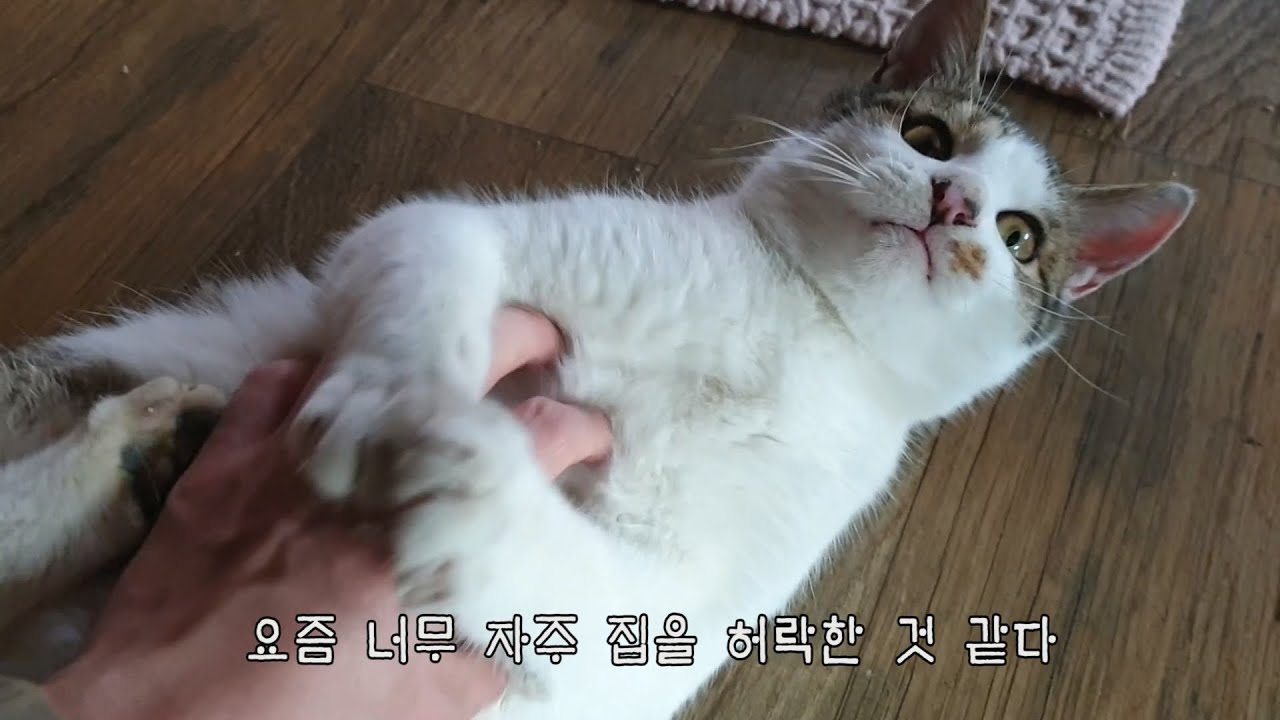
#> input picture 06_image-processing/opencv_practice/image.jpg, 1280 x 720 px
$ jupyter execute '08. 이미지 대칭.ipynb'
#> lines starting #> are read from the running program, lines starting #| are printed output that depends on the picture
# 8. 이미지 대칭

## 좌우 대칭

[cell 1]
import cv2

img = cv2.imread('image.jpg')
#> img is the input picture: shape (720, 1280, 3); mean B, G, R 103.2, 108.2, 113.9
flip_horizontal = cv2.flip(img, 1) # flipCode > 0 : 좌우대칭
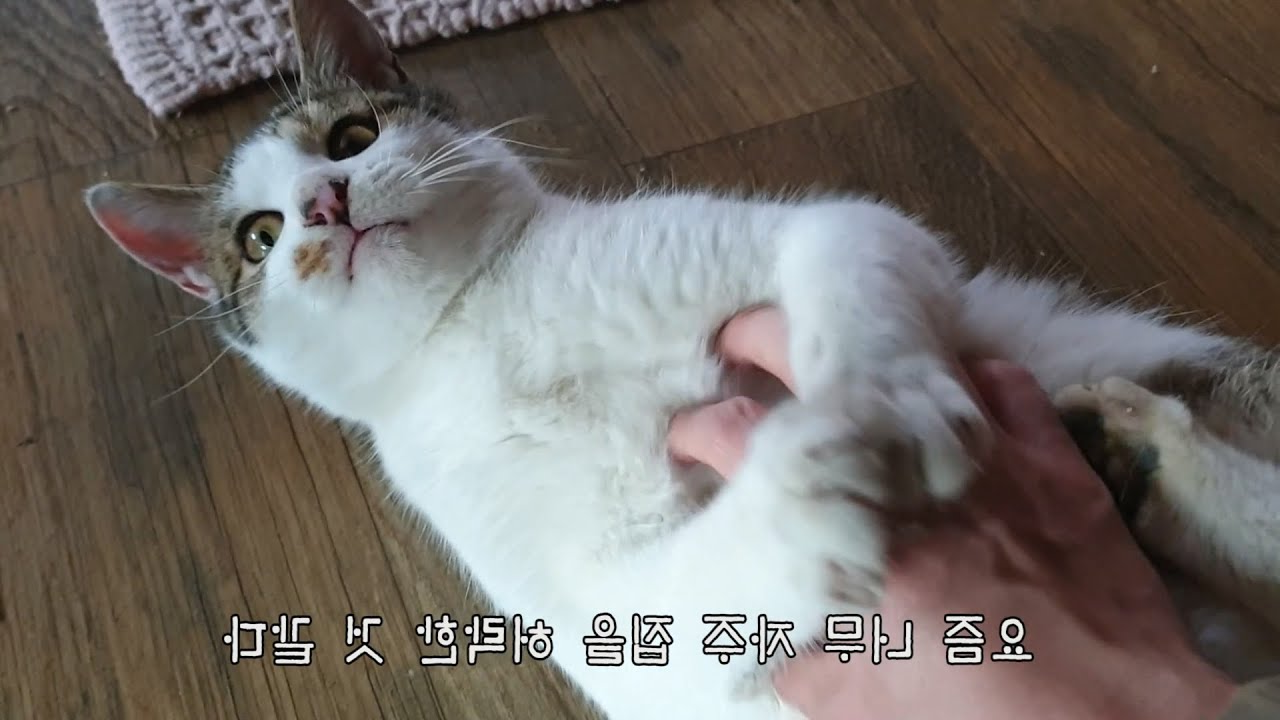
#> flip_horizontal: shape (720, 1280, 3); mean B, G, R 103.2, 108.2, 113.9

cv2.imshow('img', img)
cv2.imshow('flip_horizontal', flip_horizontal)
cv2.waitKey(0)
cv2.destroyAllWindows()

상하 대칭

[cell 2]
import cv2

img = cv2.imread('image.jpg')
flip_vertical = cv2.flip(img, 0) # flipCode == 0 : 상하대칭
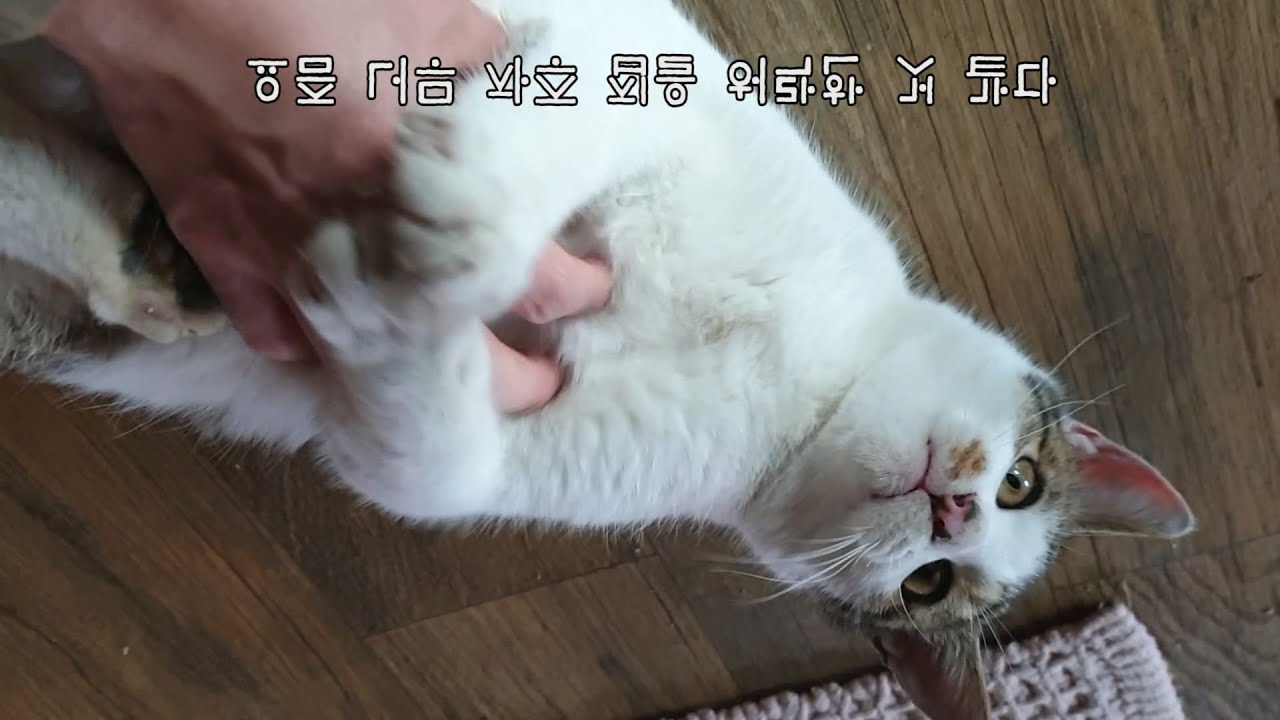
#> flip_vertical: shape (720, 1280, 3); mean B, G, R 103.2, 108.2, 113.9

cv2.imshow('img', img)
cv2.imshow('flip_vertical', flip_vertical)
cv2.waitKey(0)
cv2.destroyAllWindows()

$ run again, with 06_image-processing/opencv_practice/newspaper.jpg copied over 06_image-processing/opencv_practice/image.jpg
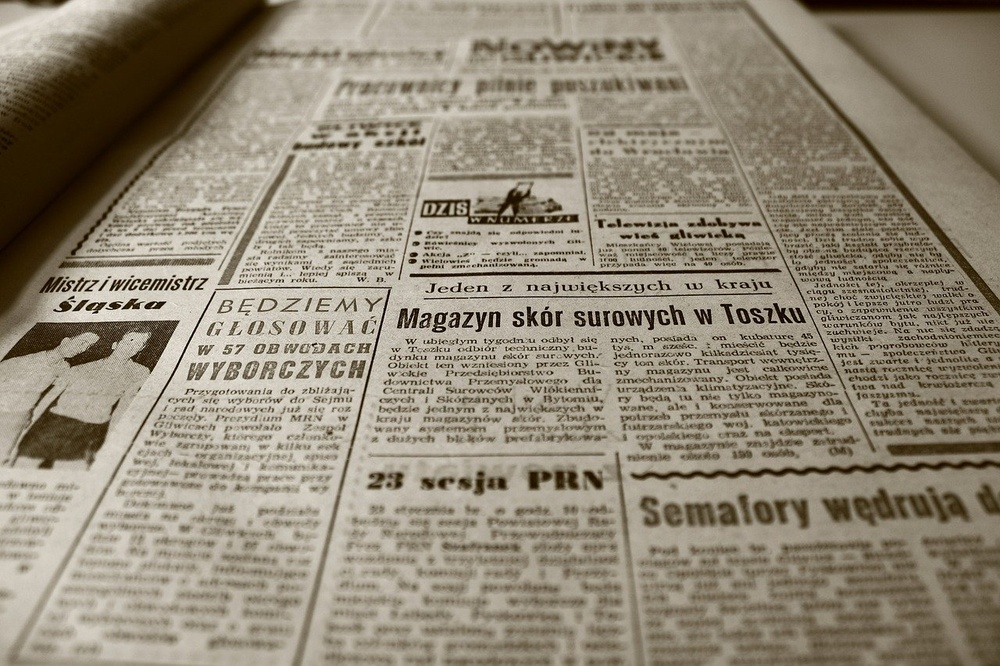
#> input picture 06_image-processing/opencv_practice/newspaper.jpg, 1000 x 666 px, shrunk from 1280 x 853 before the run
#> img is the input picture: shape (666, 1000, 3); mean B, G, R 118.1, 135.9, 145.1
#> `flip_horizontal = cv2.flip(img, 1)`:
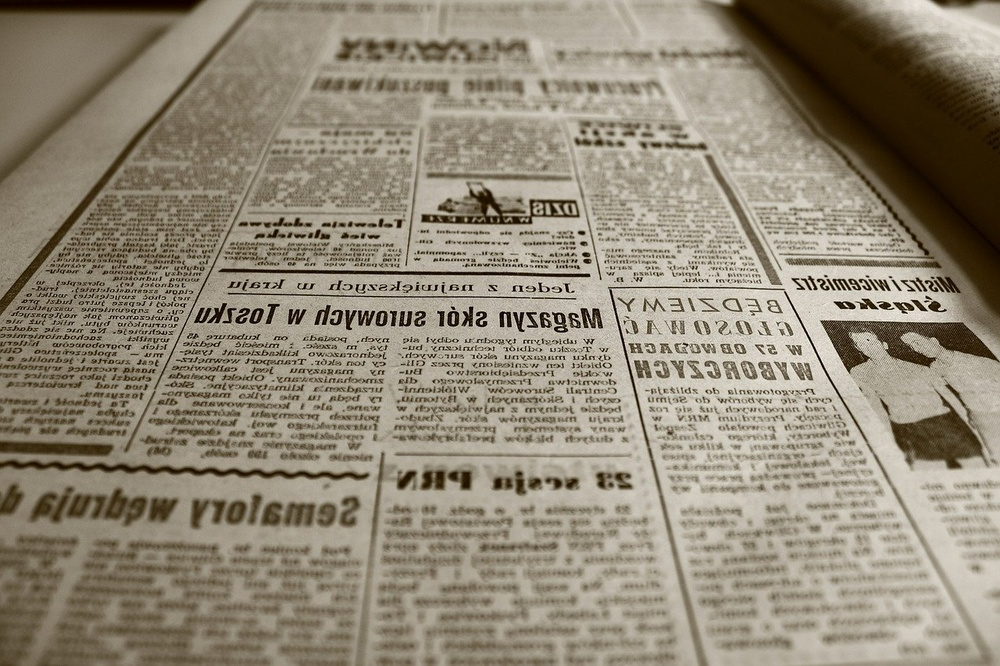
#> flip_horizontal: shape (666, 1000, 3); mean B, G, R 118.1, 135.9, 145.1
#> `flip_vertical = cv2.flip(img, 0)`:
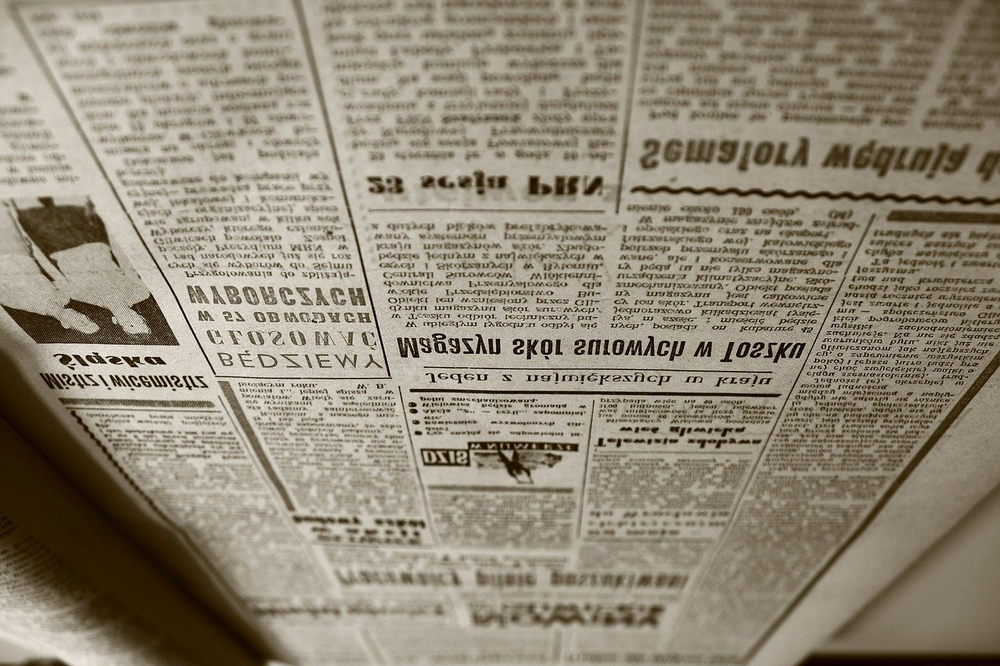
#> flip_vertical: shape (666, 1000, 3); mean B, G, R 118.1, 135.9, 145.1
